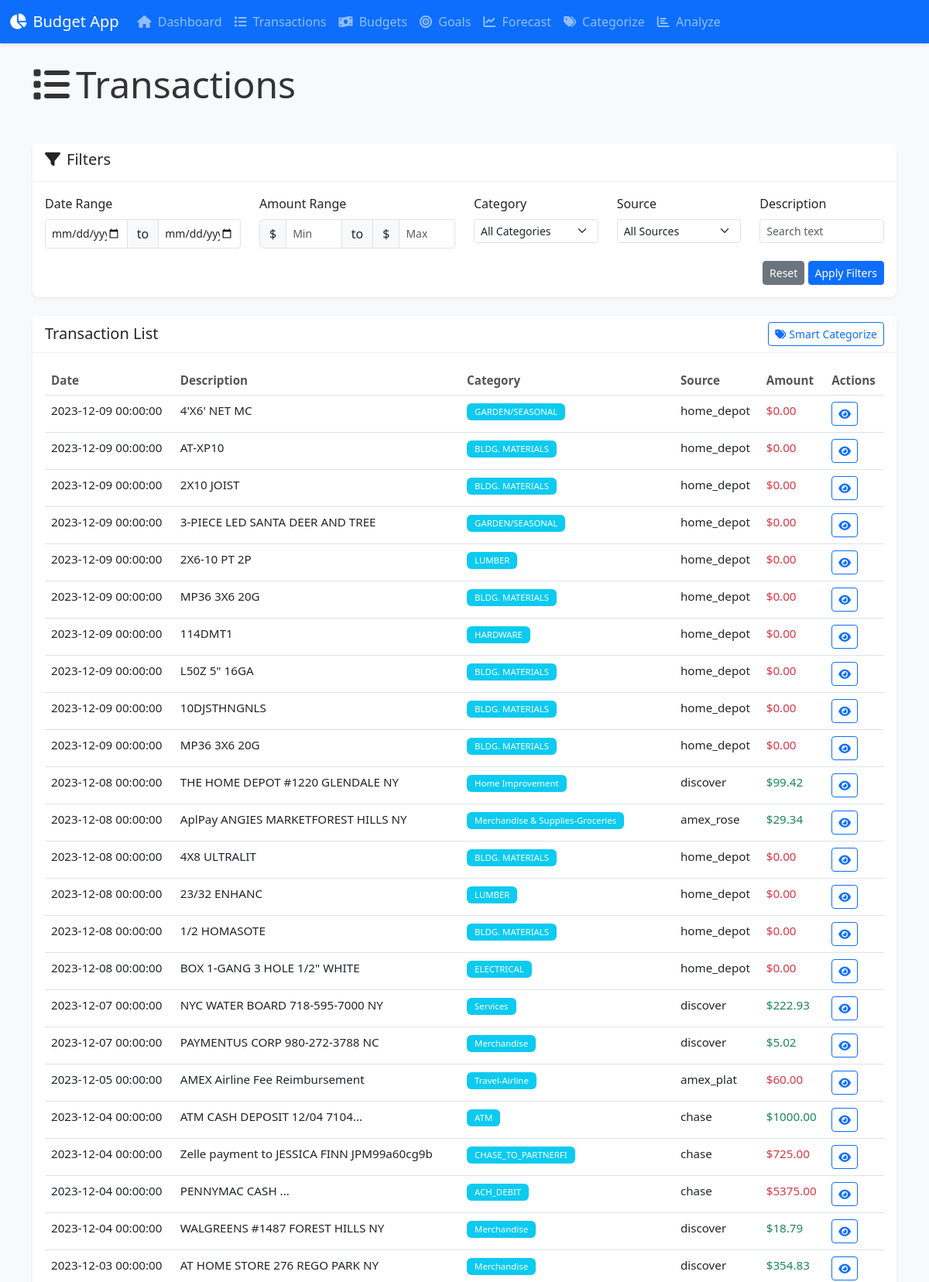
/transactions?page=4 (upper part), run on the app's committed database.
### tables this page shows
CREATE TABLE consolidated_transactions (
            id INTEGER PRIMARY KEY AUTOINCREMENT,
            date_posted TEXT,
            description TEXT,
            amount REAL,
            category TEXT,
            details TEXT,
            source TEXT
        , rental_related INTEGER, expense_category TEXT, maintenance_upgrade TEXT, recurring INTEGER, recurring_group TEXT, recurring_freq TEXT, subscription INTEGER, tax_deductible INTEGER, equipment_tools INTEGER, purchase_date TEXT, asset_value REAL, depreciation_years INTEGER, notes TEXT);

### src/ui.py (the view)
@app.route('/transactions')
def transactions():
    filters = {}
    for key in ['min_date', 'max_date', 'min_amount', 'max_amount', 'category', 'description', 'source']:
        value = request.args.get(key)
        if value:
            filters[key] = value
    page = int(request.args.get('page', 1))
    limit = int(request.args.get('limit', 50))
    offset = (page - 1) * limit
    transactions = get_transactions(limit=limit, offset=offset, filters=filters)
    for tx in transactions:
        if 'amount' in tx and not isinstance(tx['amount'], float):
            try:
                tx['amount'] = float(tx['amount'])
            except (ValueError, TypeError):
                tx['amount'] = 0.0
    conn = get_db_connection()
    cursor = conn.cursor()
    cursor.execute("SELECT DISTINCT category FROM consolidated_transactions WHERE category IS NOT NULL AND category != ''")
    categories = [row['category'] for row in cursor.fetchall()]
    cursor.execute("SELECT DISTINCT source FROM consolidated_transactions WHERE source IS NOT NULL AND source != ''")
    sources = [row['source'] for row in cursor.fetchall()]
    conn.close()
    return render_template(
        'transactions.html',
        transactions=transactions,
        categories=categories,
        sources=sources,
        filters=filters,
        page=page,
        limit=limit
    )

### src/ui.py (called while the page is built, shortened)
def get_db_connection():
    conn = sqlite3.connect(DB_PATH)
    conn.row_factory = sqlite3.Row  # This enables column access by name
    return conn

def get_transactions(limit=100, offset=0, filters=None):
    conn = get_db_connection()
    query = """
    SELECT * FROM consolidated_transactions
    """
    params = []
    query += " ORDER BY date_posted DESC LIMIT ? OFFSET ?"
    params.extend([limit, offset])
    try:
        cursor = conn.cursor()
        cursor.execute(query, params)
        transactions = [dict(tx) for tx in cursor.fetchall()]
        for tx in transactions:
            if 'amount' in tx:
                try:
                    tx['amount'] = float(tx['amount'])
                except (ValueError, TypeError):
                    tx['amount'] = 0.0
        conn.close()
        return transactions
    except sqlite3.Error as e:
        print(f"Database error: {e}")
        conn.close()
        return []

### src/templates/transactions.html (shortened to what this page needs)
{% extends "base.html" %}
{% block content %}
<div class="row mb-4">
    <div class="col-12">
        <h1 class="display-5 mb-4">
            <i class="fas fa-list me-2"></i>Transactions
        </h1>
    </div>
</div>
<div class="card mb-4">
    <div class="card-header">
        <h5>
            <i class="fas fa-filter me-2"></i>Filters
        </h5>
    </div>
    <div class="card-body">
        <form method="GET" action="/transactions">
            <div class="row">
                <div class="col-md-3 mb-3">
                    <label class="form-label">Date Range</label>
                    <div class="input-group">
                        <input type="date" class="form-control form-control-sm" name="min_date"
                               value="{{ filters.min_date|default('') }}">
                        <span class="input-group-text">to</span>
                        <input type="date" class="form-control form-control-sm" name="max_date"
                               value="{{ filters.max_date|default('') }}">
                    </div>
                </div>
                <div class="col-md-3 mb-3">
                    <label class="form-label">Amount Range</label>
                    <div class="input-group">
                        <span class="input-group-text">$</span>
                        <input type="number" step="0.01" class="form-control form-control-sm" placeholder="Min" name="min_amount"
                               value="{{ filters.min_amount|default('') }}">
                        <span class="input-group-text">to</span>
                        <span class="input-group-text">$</span>
                        <input type="number" step="0.01" class="form-control form-control-sm" placeholder="Max" name="max_amount"
                               value="{{ filters.max_amount|default('') }}">
                    </div>
                </div>
                <div class="col-md-2 mb-3">
                    <label class="form-label">Category</label>
                    <select class="form-select form-select-sm" name="category">
                        <option value="">All Categories</option>
                    </select>
                </div>
                <div class="col-md-2 mb-3">
                    <label class="form-label">Source</label>
                    <select class="form-select form-select-sm" name="source">
                        <option value="">All Sources</option>
                    </select>
                </div>
                <div class="col-md-2 mb-3">
                    <label class="form-label">Description</label>
                    <input type="text" class="form-control form-control-sm" name="description" placeholder="Search text"
                           value="{{ filters.description|default('') }}">
                </div>
            </div>
            <div class="row">
                <div class="col-12 text-end">
                    <a href="/transactions" class="btn btn-sm btn-secondary">Reset</a>
                    <button type="submit" class="btn btn-sm btn-primary">Apply Filters</button>
                </div>
            </div>
        </form>
    </div>
</div>
<div class="card">
    <div class="card-header d-flex justify-content-between align-items-center">
        <h5 class="mb-0">Transaction List</h5>
        <div>
            <a href="/categorize" class="btn btn-sm btn-outline-primary">
                <i class="fas fa-tags me-1"></i>Smart Categorize
            </a>
        </div>
    </div>
    <div class="card-body">
        {% if transactions %}
        <div class="table-responsive">
            <table class="table table-hover">
                <thead>
                    <tr>
                        <th>Date</th>
                        <th>Description</th>
                        <th>Category</th>
                        <th>Source</th>
                        <th>Amount</th>
                        <th>Actions</th>
                    </tr>
                </thead>
                <tbody>
                    {% for tx in transactions %}
                    <tr>
                        <td>{{ tx.date_posted }}</td>
                        <td>{{ tx.description|truncate(40) }}</td>
                        <td>
                            {% if tx.category %}
                            <span class="badge bg-info">{{ tx.category }}</span>
                            {% else %}
                            <span class="badge bg-secondary">Uncategorized</span>
                            {% endif %}
                        </td>
                        <td>{{ tx.source }}</td>
                        <td class="{{ 'text-success' if tx.amount|float > 0 else 'text-danger' }}">
                            ${{ "%.2f"|format(tx.amount|float|abs) }}
                        </td>
                        <td>
                            <a href="/transaction/{{ tx.id }}" class="btn btn-sm btn-outline-primary">
                                <i class="fas fa-eye"></i>
                            </a>
                        </td>
                    </tr>
                    {% endfor %}
                </tbody>
            </table>
        </div>
        {% else %}
        <div class="alert alert-info">
            No transactions found. Try adjusting your filters or import some data first.
        </div>
        {% endif %}
    </div>
</div>
{% endblock %}

### src/static/css/style.css (style rules this page uses)
body { background-color: #f8f9fa; color: #333; }
.card { box-shadow: 0 2px 4px rgba(0, 0, 0, 0.05); border-radius: 8px; border: none; margin-bottom: 20px; }
.card-header { background-color: #fff; border-bottom: 1px solid rgba(0, 0, 0, 0.05); font-weight: 600; }
.btn { border-radius: 4px; }
.badge { font-weight: 500; padding: 5px 10px; }
.table { font-size: 0.95rem; }
.table thead th { font-weight: 600; color: #555; border-top: none; }
.form-control, .form-select { border-radius: 4px; border-color: #dee2e6; }

### data on the page
consolidated_transactions: date_posted "2023-12-09 00:00:00", description "4'X6' NET MC", category "GARDEN/SEASONAL", source "home_depot", amount|abs "0.00"
consolidated_transactions: date_posted "2023-12-09 00:00:00", description "AT-XP10", category "BLDG. MATERIALS", source "home_depot", amount|abs "0.00"
consolidated_transactions: date_posted "2023-12-09 00:00:00", description "2X10 JOIST", category "BLDG. MATERIALS", source "home_depot", amount|abs "0.00"
consolidated_transactions: date_posted "2023-12-09 00:00:00", description "3-PIECE LED SANTA DEER AND TREE", category "GARDEN/SEASONAL", source "home_depot", amount|abs "0.00"
consolidated_transactions: date_posted "2023-12-09 00:00:00", description "2X6-10 PT 2P", category "LUMBER", source "home_depot", amount|abs "0.00"
consolidated_transactions: date_posted "2023-12-09 00:00:00", description "MP36 3X6 20G", category "BLDG. MATERIALS", source "home_depot", amount|abs "0.00"
consolidated_transactions: date_posted "2023-12-09 00:00:00", description "114DMT1", category "HARDWARE", source "home_depot", amount|abs "0.00"
consolidated_transactions: date_posted "2023-12-09 00:00:00", description "L50Z 5\" 16GA", category "BLDG. MATERIALS", source "home_depot", amount|abs "0.00"
consolidated_transactions: date_posted "2023-12-09 00:00:00", description "10DJSTHNGNLS", category "BLDG. MATERIALS", source "home_depot", amount|abs "0.00"
consolidated_transactions: date_posted "2023-12-09 00:00:00", description "MP36 3X6 20G", category "BLDG. MATERIALS", source "home_depot", amount|abs "0.00"
consolidated_transactions: date_posted "2023-12-08 00:00:00", description "THE HOME DEPOT #1220 GLENDALE NY", category "Home Improvement", source "discover", amount|abs "99.42"
consolidated_transactions: date_posted "2023-12-08 00:00:00", description "AplPay ANGIES MARKETFOREST HILLS NY", category "Merchandise & Supplies-Groceries", source "amex_rose", amount|abs "29.34"
consolidated_transactions: date_posted "2023-12-08 00:00:00", description "4X8 ULTRALIT", category "BLDG. MATERIALS", source "home_depot", amount|abs "0.00"
consolidated_transactions: date_posted "2023-12-08 00:00:00", description "23/32 ENHANC", category "LUMBER", source "home_depot", amount|abs "0.00"
consolidated_transactions: date_posted "2023-12-08 00:00:00", description "1/2 HOMASOTE", category "BLDG. MATERIALS", source "home_depot", amount|abs "0.00"
consolidated_transactions: date_posted "2023-12-08 00:00:00", description "BOX 1-GANG 3 HOLE 1/2\" WHITE", category "ELECTRICAL", source "home_depot", amount|abs "0.00"
consolidated_transactions: date_posted "2023-12-07 00:00:00", description "NYC WATER BOARD 718-595-7000 NY", category "Services", source "discover", amount|abs "222.93"
consolidated_transactions: date_posted "2023-12-07 00:00:00", description "PAYMENTUS CORP 980-272-3788 NC", category "Merchandise", source "discover", amount|abs "5.02"
consolidated_transactions: date_posted "2023-12-05 00:00:00", description "AMEX Airline Fee Reimbursement", category "Travel-Airline", source "amex_plat", amount|abs "60.00"
consolidated_transactions: date_posted "2023-12-04 00:00:00", description "ATM CASH DEPOSIT 12/04 7104...", category "ATM", source "chase", amount|abs "1000.00"
consolidated_transactions: date_posted "2023-12-04 00:00:00", description "Zelle payment to JESSICA FINN JPM99a60cg9b", category "CHASE_TO_PARTNERFI", source "chase", amount|abs "725.00"
consolidated_transactions: date_posted "2023-12-04 00:00:00", description "PENNYMAC CASH ...", category "ACH_DEBIT", source "chase", amount|abs "5375.00"
consolidated_transactions: date_posted "2023-12-04 00:00:00", description "WALGREENS #1487 FOREST HILLS NY", category "Merchandise", source "discover", amount|abs "18.79"
consolidated_transactions: date_posted "2023-12-03 00:00:00", description "AT HOME STORE 276 REGO PARK NY", category "Merchandise", source "discover", amount|abs "354.83"
